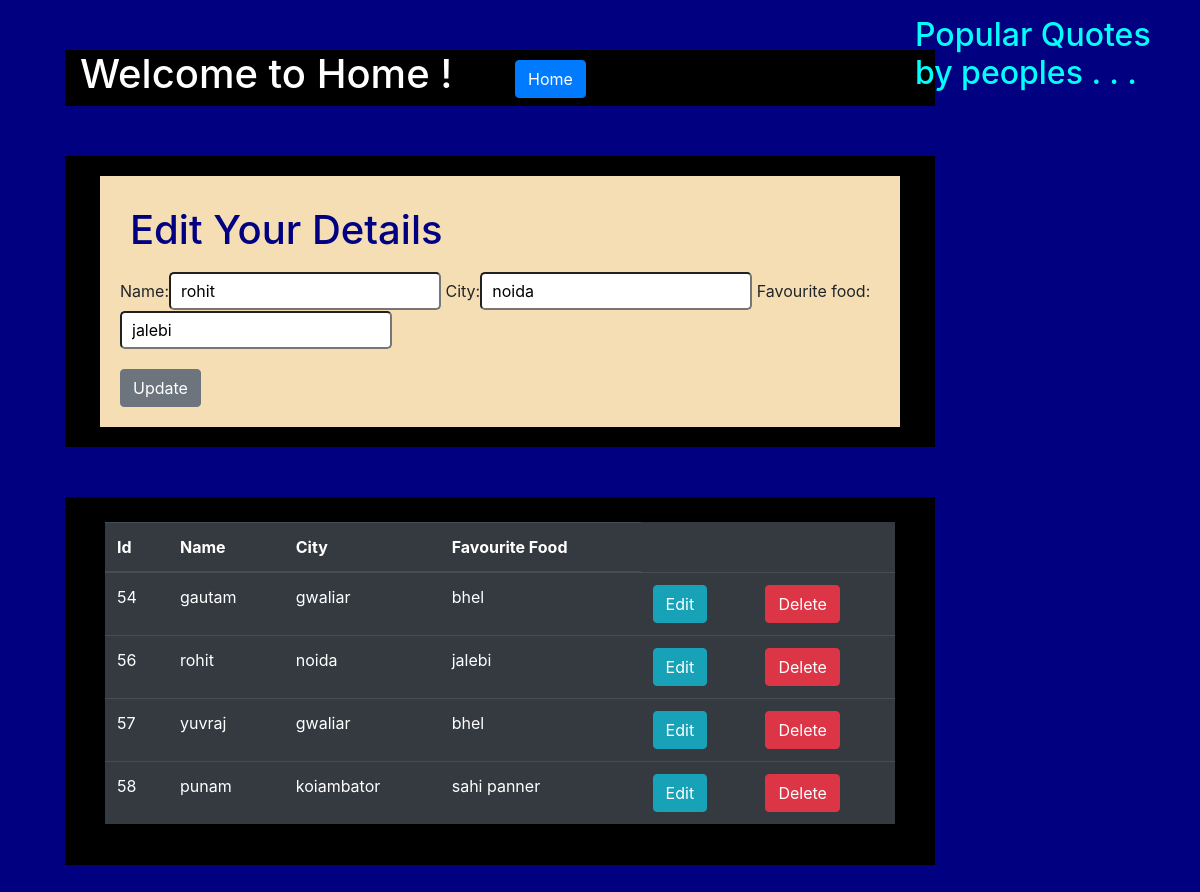
The app's page /edit/56/ with its own data.
### human/models.py (models this page shows)
class DetailsOfHuman(models.Model):
    name = models.CharField(max_length=15)
    city = models.CharField(max_length=10)
    favourite_food = models.CharField(max_length=15)

### human/views.py (the view)
# urls.py: path('edit/<int:id>/', views.edit_data, name='editdata'),
def edit_data(request, id):
    if request.method == "POST":
        """Provide a id to edit/Update objects of that Id"""
        getDataToEdit = DetailsOfHuman.objects.get(id=id)
        data = formDetails(request.POST, instance=getDataToEdit)
        data.save()
        messages.success(request, "Your Data Edited Successfully !")
        """check for sub path in root url"""
        return HttpResponseRedirect('/')
    else:
        getDataToEdit = DetailsOfHuman.objects.get(id=id)
        data = formDetails(instance=getDataToEdit)
    getSavedDetails = DetailsOfHuman.objects.all()
    return render(request, 'homeHTML/home.html', {"corm": data, "getSavedDetails": getSavedDetails})

### human/forms.py
class formDetails(forms.ModelForm):
    class Meta:
        model = DetailsOfHuman
        fields = ['name', 'city', 'favourite_food']
        widgets = {
            'name': forms.TextInput(attrs={'placeholder': 'Enter Your Name ', 'class': 'sel1'}),
            'city': forms.TextInput(attrs={'placeholder': 'Enter Your city ', 'class': 'sel1'}),
            'favourite_food': forms.TextInput(attrs={'placeholder': 'Favourite Food', 'class': 'sel1'}),
        }

### human/templates/homeHtml/home.html (shortened to what this page needs)
<!DOCTYPE html>
{% load static %}
<html lang="en">
<head>
    <link rel="stylesheet" href="https://cdn.jsdelivr.net/npm/bootstrap@4.5.3/dist/css/bootstrap.min.css"
>
</head>
<body>
<div class="container-fluid">
    <div class="row">
        <div class="col-sm-9">
                       <div class="container custom_margin">
                           <div class="row" style="background-color:black;">
                               <div class="col-sm-6">
                                       <h1>Welcome to Home !</h1>
                               </div>
                               <div class="col-sm-6" style="margin-top:10px;">
                                   <a class="btn btn-primary" href="{% url 'loginName' %}" role="button">Home</a>
                               </div>
                           </div>
                       </div>
                    {% if corm %}
                      <div class="container custom_margin">
                       <div class="row" style="background-color:black;padding:20px;">
                            <div class="col-sm-12">
                               <form method="post" style="background-color:wheat;padding:20px;">
                                    <h1 style="color:navy;padding:10px;">Edit Your Details</h1>
                                     <div class="row" >
                                          <div class="col-sm-12">
                                              {{corm}}
                                          </div>
                                      </div>
                                    <button type="submit" style="margin-top:20px" class="btn btn-secondary">Update</button>
                               </form>
                            </div>
                       </div>
                      </div>
                    {% endif %}
                    <div class="container custom_margin" >
                       <div class="row" style="background-color:black;padding:25px;" >
                           <div class="col-sm-12">
                               <table class="table table-dark table-hover">
                                  <thead>
                                    <tr>
                                      <th scope="col">Id</th>
                                      <th scope="col">Name</th>
                                      <th scope="col">City</th>
                                      <th scope="col">Favourite Food</th>
                                    </tr>
                                  </thead>
                                  <tbody>
                                      {% for i in getSavedDetails %}
                                          <tr>
                                              <td>{{i.id}}</td>
                                              <td>{{i.name}}</td>
                                              <td>{{i.city}}</td>
                                              <td>{{i.favourite_food}}</td>
                                               <form action="{% url 'editdata' i.id %}">
                                                    <td><button class="btn btn-info" >Edit</button></td>
                                              </form>
                                              <form action="{% url 'deletedata' i.id %}" method="POST">
                                                    <td><button class="btn btn-danger" >Delete</button></td>
                                              </form>
                                          </tr>
                                      {% endfor %}
                                  </tbody>
                                </table>
                           </div>
                       </div>
                    </div>
                    </div>
        <div class="col-sm-3 mt-3">
            <h2 style="color:cyan;">Popular Quotes by peoples . . .</h2>
      </div>
            </div>
        </div>
</body>
</html>

### human/templates/homeHtml/home.html (style rules this page uses)
.custom_margin { margin:50px; }
h1 { color:white; }
body { background-color:navy; }
.sel1 { padding: 5px 10px; box-sizing: border-box; border-radius: 5px; }

### records on screen
DetailsOfHuman: name "rohit", city "noida", favourite_food "jalebi", id "56"
DetailsOfHuman: id "54", name "gautam", city "gwaliar", favourite_food "bhel"
DetailsOfHuman: id "57", name "yuvraj", city "gwaliar", favourite_food "bhel"
DetailsOfHuman: id "58", name "punam", city "koiambator", favourite_food "sahi panner"
